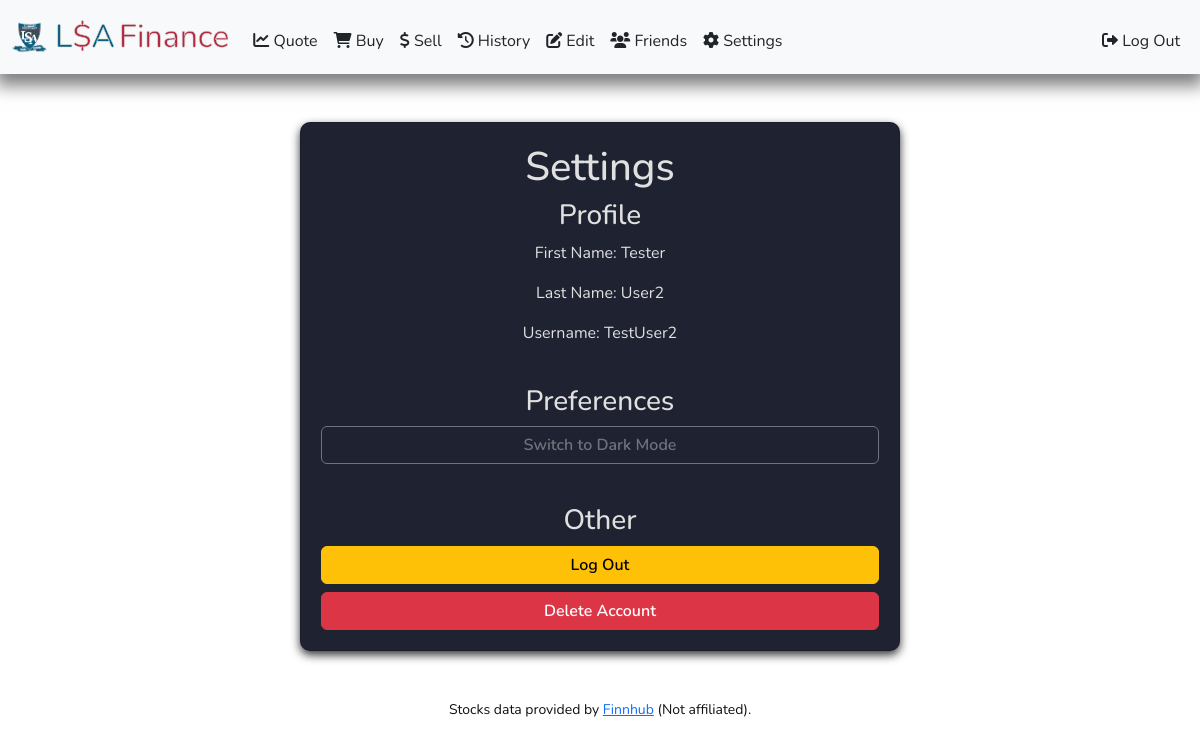
/settings (signed in), run on the app's committed database.
### tables this page shows
CREATE TABLE users (
        id INTEGER PRIMARY KEY AUTOINCREMENT,
        first_name TEXT NOT NULL,
        last_name TEXT NOT NULL,
        username TEXT NOT NULL UNIQUE,
        hashed_password TEXT NOT NULL UNIQUE
    );

### app.py (the view)
@app.route("/settings")
@login_required
@using_database
def settings(connected):
    connected.row_factory = sqlite3.Row
    db = connected.cursor()
    profile_row = db.execute(
        "SELECT first_name, last_name, username FROM users WHERE id = ?",
        [session["user_id"]]
    ).fetchone()
    connected.row_factory = None
    profile = dict(profile_row) if profile_row else {"first_name": "", "last_name": "", "username": ""}
    return render_template("settings.html", profile=profile)

### helpers.py (called while the page is built)
def login_required(f):
    @wraps(f)
    def decorated_function(*args, **kwargs):
        if "user_id" not in session or session["user_id"] is None:
            return redirect("/login")
        return f(*args, **kwargs)
    return decorated_function

def using_database(function):
    @wraps(function)
    def decorated_function(*args, **kwargs):
        def get_db():
            if 'db' not in g:
                g.db = sqlite3.connect('database.db')
            return g.db
        def close_db(e=None):
            db = g.pop('db', None)
            if db is not None:
                db.close()
        db = get_db()
        try:
            return function(db, *args, **kwargs)
        finally:
            close_db()
    return decorated_function

### templates/settings.html (shortened to what this page needs)
{% extends "layout.html" %}
{% block main %}
<div class="card mx-auto" style="max-width: 600px; padding: 20px;">
    <h1>Settings</h1>
    <h3>Profile</h3>
    <p>First Name: {{ profile["first_name"] }}</p>
    <p>Last Name: {{ profile["last_name"] }}</p>
    <p>Username: {{ profile["username"] }}</p>
    <br>
    <h3>Preferences</h3>
    <button class="btn btn-outline-secondary mb-3" id="theme-toggle">Toggle Theme</button>
    <br>
    <h3>Other</h3>
    <form action="/logout" method="POST" class="mb-2">
        <button class="btn btn-warning w-100" type="submit">Log Out</button>
    </form>
    <form action="/delete_account" method="POST">
        <button class="btn btn-danger w-100" type="submit">Delete Account</button>
    </form>
</div>
{% endblock %}

### static/styles.css (style rules this page uses)
body.light-mode { background-color: #ffffff; color: #111111; }
body { font-family: "Nunito", sans-serif; margin: 0; padding: 0; }
.card { background-color: #1f2230; color: #e0e0e0; border-radius: 10px; padding: 20px; box-shadow: 0 4px 10px rgba(0, 0, 0, 0.8); }
.btn { font-weight: 600; }

### data on the page
users: first_name "Tester", last_name "User2", username "TestUser2"
